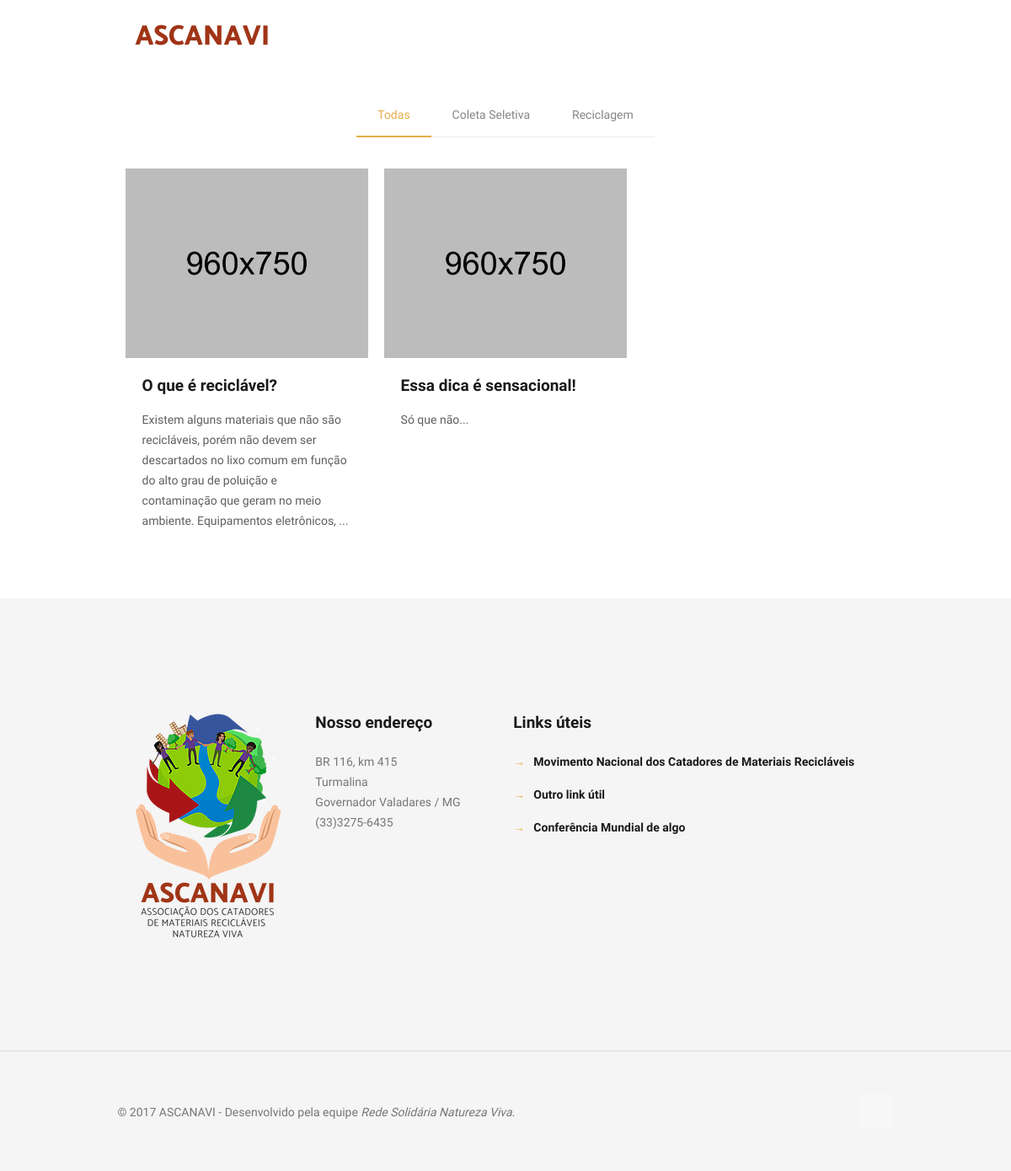
Before: /dicas with the older database file.
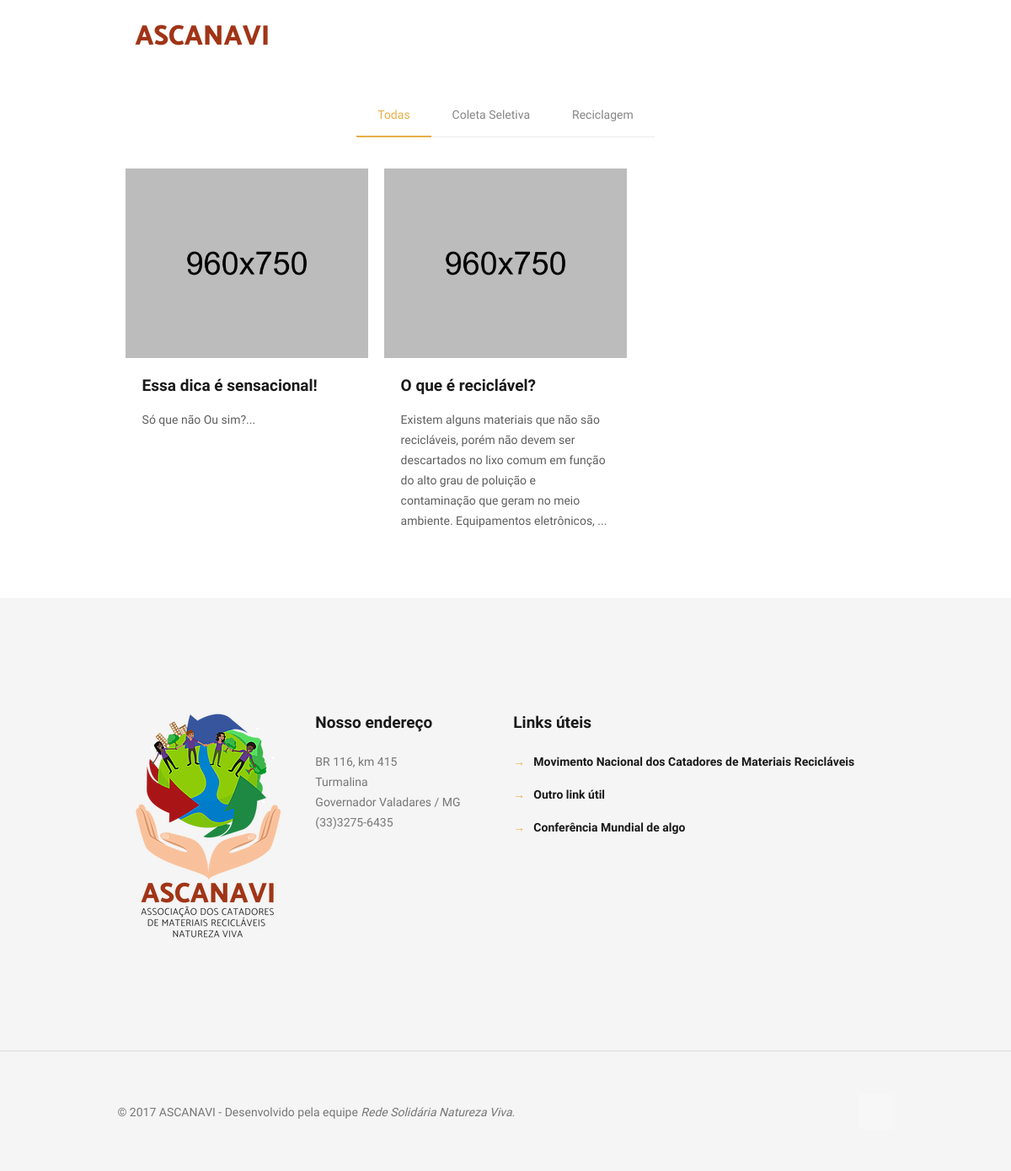
After: the same page with the newer database file.
### core/models.py (models this page shows, shortened)
class DicasCategoria(models.Model):
    nome = models.CharField(max_length=30, verbose_name='categoria')
    def __str__(self):
        return self.nome
    class Meta:
        verbose_name        = 'categoria de dicas'
        verbose_name_plural = 'categorias de dicas'

class Dica(models.Model):
    id_cat         = models.ForeignKey('DicasCategoria', verbose_name='categoria')
    dt_hora         = models.DateTimeField(auto_now=True, verbose_name='data e hora da inclusão')
    titulo         = models.CharField(max_length=100, verbose_name='título')
    texto_destaque = models.TextField(max_length=500, verbose_name='texto de destaque')
    texto          = models.TextField()
    imagem         = ResizedImageField(size=[480, 375], upload_to='dicas')

### core/views.py (the view)
# urls.py: url(r'^dicas$', dicas, name='dicas'),
def dicas(request):
    try:
        cat = DicasCategoria.objects.order_by('nome')
    except DicasCategoria.DoesNotExist:
        cat = None
    try:
        itens = Dica.objects.order_by('-dt_hora')
    except Dica.DoesNotExist:
        itens = None
    context = {'cat': cat,
               'itens': itens}
    return render(request, 'dicas.html', context)

### core/context_processors.py (called while the page is built)
def contato(request):
    from core.models import Contato
    try:
        contato = Contato.objects.latest('id')
    except Contato.DoesNotExist:
        contato = None
    return {
        'contato': contato,
    }

### templates/dicas.html (shortened to what this page needs)
{% load static %}
<!DOCTYPE html>
<html class="no-js">
<head>
    <link rel='stylesheet' href="{% static 'core/css/global.css' %}">
    <link rel='stylesheet' href="{% static 'core/css/structure.css' %}">
    <link rel='stylesheet' href="{% static 'core/css/home.css' %}">
    <link rel='stylesheet' href="{% static 'core/css/custom.css' %}">
</head>
<body class="color-custom style-simple layout-full-width nice-scroll-on button-flat if-zoom if-border-hide hide-love header-classic minimalist-header-no sticky-header sticky-tb-color ab-hide subheader-both-center menu-link-color menuo-no-borders menuo-right mobile-tb-left mobile-side-slide mobile-mini-mr-lc mobile-header-mini mobile-sticky">
    <div id="Wrapper">
        {% include 'header.html' %}
        <div id="Content">
            <div class="content_wrapper clearfix">
                <div class="sections_group">
                    <div class="section section-filters">
                        <div class="section_wrapper clearfix">
                            <div id="Filters" class="column one  isotope-filters only only-categories">
                                <div class="filters_wrapper" data-cat="">
                                    <ul class="categories">
                                        <li class="reset-inner current-cat"><a class="close" data-rel="*" href="">Todas</a></li>
                                        {% if cat %}
                                            {% for i in cat %}
                                                <li><a data-rel=".{{ i.nome|lower|cut:" "|cut:"." }}" href="">{{ i.nome }}</a></li>
                                            {% endfor %}
                                        {% endif %}
                                    </ul>
                                </div>
                            </div>
                        </div>
                    </div>
                    <div class="section">
                        <div class="section_wrapper clearfix">
                            <div class="column one column_portfolio">
                                <div class="portfolio_wrapper isotope_wrapper">
                                    <ul class="portfolio_group lm_wrapper isotope masonry col-3">
                                        {% if itens %}
                                            {% for i in itens %}
                                                <li class="portfolio-item isotope-item {{ i.id_cat|lower|cut:" "|cut:"." }} has-thumbnail">
                                                    <div class="portfolio-item-fw-bg">
                                                        <div class="image_frame scale-with-grid">
                                                            <div class="image_wrapper">
                                                                <a href="/dicas/{{ i.id }}">
                                                                    <div class="mask"></div><img width="960" height="750" src="{% static 'core/images/home_home_product1-960x750.jpg' %}" class="scale-with-grid wp-post-image" alt="">
                                                                </a>
                                                            </div>
                                                        </div>
                                                        <div class="desc">
                                                            <div class="title_wrapper">
                                                                <h5 class="entry-title" itemprop="headline"><a class="link" href="/dicas/{{ i.id }}">{{ i.titulo }}</a></h5>
                                                            </div>
                                                            <div class="desc-wrapper">
                                                                {{ i.texto|striptags|make_list|slice:'0:200'|join:'' }}...
                                                            </div>
                                                        </div>
                                                    </div>
                                                </li>
                                            {% endfor %}
                                        {% endif %}
                                    </ul>
                                </div>
                            </div>
                        </div>
                    </div>
                </div>
            </div>
        </div>
        {% include 'footer.html' %}
    </div>
</body>
</html>

### templates/header.html (shortened to what this page needs)
{% load static %}
<div id="Header_wrapper">
            <header id="Header">
                <div id="Top_bar">
                    <div class="container">
                        <div class="column one">
                            <div class="top_bar_left clearfix">
                                <div class="logo">
                                    <a id="logo" href="{% url 'index' %}" title="ASCANAVI"><img class="logo-main scale-with-grid" src="{% static 'core/images/home.png' %}" alt="Início" />
                                    </a>
                                </div>
                                <div class="menu_wrapper">
                                    <a class="responsive-menu-toggle" href="#"><i class="icon-menu-fine"></i></a>
                                </div>
                            </div>
                        </div>
                    </div>
                </div>
            </header>
        </div>

### templates/footer.html (shortened to what this page needs)
{% load static %}
<footer id="Footer" class="clearfix">
            <div class="widgets_wrapper" style="padding:120px 0 110px;">
                <div class="container">
                    <div class="column one-fourth">
                        <aside class="widget widget_text">
                            <div class="textwidget" align="center">
                                <img src="{% static 'core/images/ascanavi-logo.png' %}" alt="Logo da ASCANAVI">
                            </div>
                        </aside>
                    </div>
                    <div class="column one-fourth">
                        <aside class="widget widget_text">
                            <div class="textwidget">
                                <div style="padding-right: 15%;">
                                    <h5>Nosso endereço</h5>
                                    <hr class="no_line" style="margin: 0 auto 5px;" />
                                    <p>
                                        BR 116, km 415
                                        <br> Turmalina
                                        <br> Governador Valadares / MG
                                        <br> (33)3275-6435
                                    </p>
                                    <hr class="no_line" style="margin: 0 auto 10px;" />
                                    <p style="font-size: 18px; line-height: 18px; letter-spacing: 10px;">
                                        <a style="color: #b5b5b5;" href="https://www.facebook.com/pg/ascanavigv" target="_blank"><i class="icon-facebook"></i></a>
                                    </p>
                                </div>
                            </div>
                        </aside>
                    </div>
                    <div class="column one-second">
                        <aside class="widget widget_text">
                            <div class="textwidget">
                                    <h5>Links úteis</h5>
                                    <hr class="no_line" style="margin: 0 auto 5px;" />
                                    <ul style="font-weight: 700;">
                                    <li style="margin-bottom: 15px;">
                                        <span style="color: #e6ae48; margin-right: 10px;">&rarr;</span><a href="http://mncr.org.br/" target="_blank">Movimento Nacional dos Catadores de Materiais Recicláveis</a>
                                    </li>
                                    <li style="margin-bottom: 15px;">
                                        <span style="color: #e6ae48; margin-right: 10px;">&rarr;</span><a href="#">Outro link útil</a>
                                    </li>
                                    <li style="margin-bottom: 15px;">
                                        <span style="color: #e6ae48; margin-right: 10px;">&rarr;</span><a href="#">Conferência Mundial de algo</a>
                                    </li>
                                </ul>
                            </div>
                        </aside>
                    </div>
                </div>
            </div>
            <div class="footer_copy">
                <div class="container">
                    <div class="column one">
                        <a id="back_to_top" class="button button_left button_js" href="#"><span class="button_icon"><i class="icon-up-open-big"></i></span></a>
                        <div class="copyright">
                            &copy; 2017 ASCANAVI - Desenvolvido pela equipe <em>Rede Solidária Natureza Viva</em>.
                        </div>
                    </div>
                </div>
            </div>
        </footer>

Changed rows visible on the page:
changed Dica "Essa dica é sensacional!": texto|make_list "Só que não" → "Só que não Ou sim?"; moves up the list
